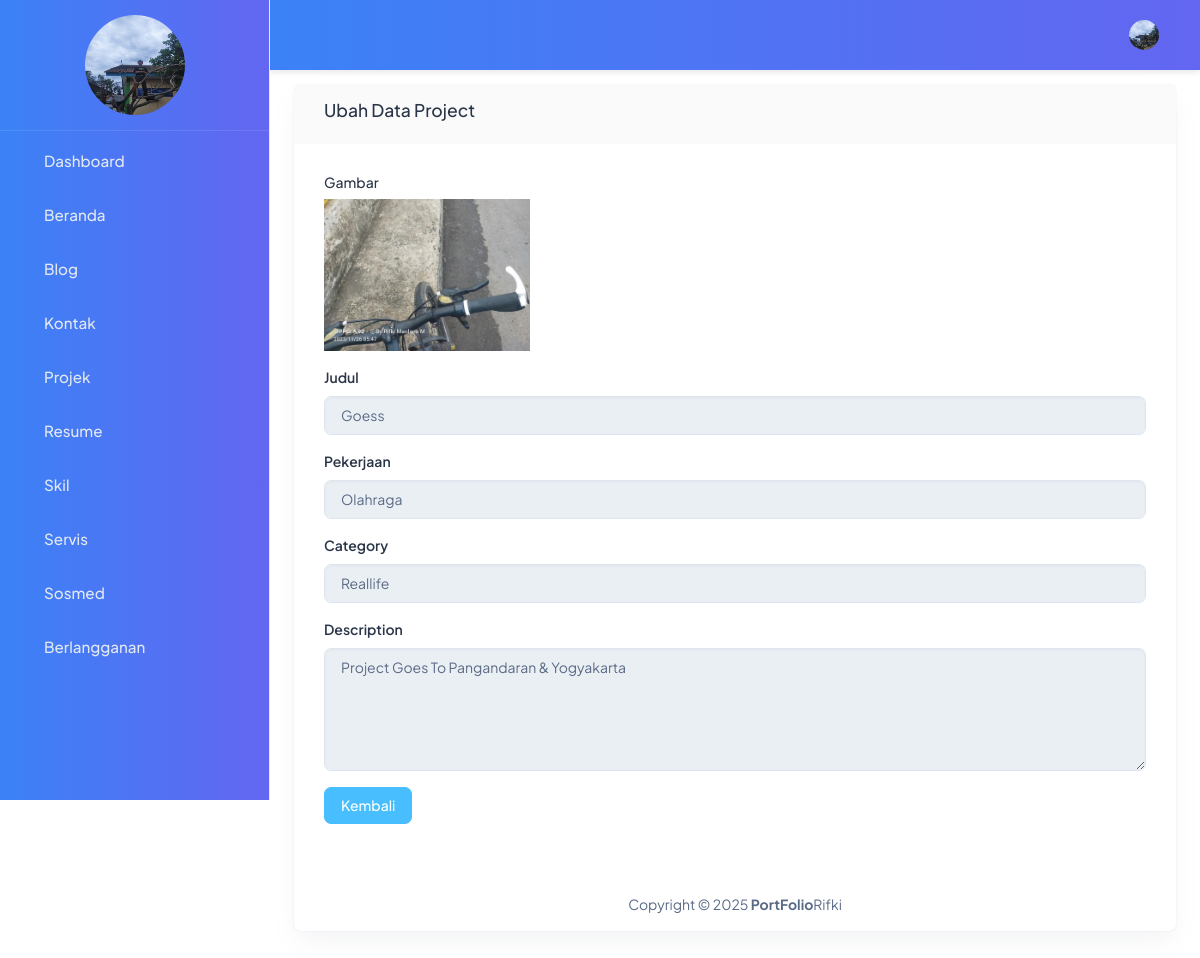
The app's page /backend/pages/project/detail.php?id=8 with its own data.
### tables this page shows
CREATE TABLE `abouts` (
  `id` bigint NOT NULL,
  `name` varchar(250) NOT NULL,
  `image` varchar(250) NOT NULL,
  `born` date NOT NULL,
  `zip_code` int NOT NULL,
  `email` varchar(250) NOT NULL,
  `phone` varchar(250) NOT NULL,
  `total_project` int NOT NULL,
  `work` varchar(250) NOT NULL,
  `address` varchar(250) NOT NULL,
  `description` text NOT NULL
);

CREATE TABLE `projects` (
  `id` bigint NOT NULL,
  `image` varchar(250) NOT NULL,
  `title` varchar(250) NOT NULL,
  `job` varchar(250) NOT NULL,
  `category` varchar(250) NOT NULL,
  `description` text NOT NULL
);

### backend/actions/project/show.php (called while the page is built, shortened)
<?php
    $id = $_GET['id'];
    $qSelect = "SELECT * FROM projects WHERE id='$id'";
    $result = mysqli_query($connect, $qSelect) or die(mysqli_error($connect));
    $project = $result->fetch_object();
    ?>

### backend/pages/project/detail.php (the view, shortened to what this page needs)
<?php
include '../../partials/header.php';
include '../../partials/sidebar.php';
include '../../partials/navbar.php';
?>
<div class="card-body">
    <div class="row">
        <div class="col-12">
            <div class="card">
                <div class="card-header">
                    <h5 class="text-capitalize">Ubah Data project</h5>
                </div>
                <div class="card-body text-capitalize">
                    <?php
                    include '../../actions/project/show.php';
                    ?>
                    <form>
                        <div class="mb-3">
                            <h6>Gambar</h6>
                            <img class="w-25" src="../../../storages/project/<?= $project->image ?>" alt="Gambar Profil">
                        </div>
                        <div class="mb-3">
                            <label for="titleInput" class="form-label">judul</label>
                            <input type="text" class="form-control text-capitalize" id="titleInput" value="<?= $project->title ?>" disabled>
                        </div>
                        <div class="mb-3">
                            <label for="jobInput" class="form-label">pekerjaan</label>
                            <input type="text" class="form-control text-capitalize" id="jobInput" value="<?= $project->job ?>" disabled>
                        </div>
                        <div class="mb-3">
                            <label for="categoryInput" class="form-label">category</label>
                            <input type="category" class="form-control text-capitalize" id="categoryInput" value="<?= $project->category ?>" disabled>
                        </div>
                        <div class="mb-3">
                            <label for="descriptionInput" class="form-label">description</label>
                            <textarea class="form-control text-capitalize" id="descriptionInput" rows="5" disabled><?= $project->description ?></textarea>
                        </div>
                        <a href="./index.php" class="btn btn-secondary">Kembali</a>
                    </form>
                </div>
                <?php
                include '../../partials/footer.php';
                ?>

### backend/partials/sidebar.php (shortened to what this page needs)
<?php
$abouts = "SELECT * FROM abouts LIMIT 1";
$result = mysqli_query($connect, $abouts) or die(mysqli_error($connect));
?>
<body>
  <div class="body-wrapper" id="main-wrapper" data-layout="vertical" data-navbarbg="skin6" data-sidebartype="full"
    data-sidebar-position="fixed" data-header-position="fixed">
    <aside class="left-sidebar">
      <div>
        <div class="brand-logo  align-items-center justify-content-between">
          <a href="./index.php" class="text-nowrap logo-img">
            <?php
            while ($item = $result->fetch_object()):
            ?>
              <tr>
                <td>
                  <img src="../../../storages/about/<?= $item->image ?>" alt="Gambar" width="100" height="100" class="d-block mx-auto rounded-circle">
                </td>
              </tr>
            <?php
            endwhile;
            ?>
          </a>
        </div>
        <nav class="sidebar-nav scroll-sidebar text-capitalize" data-simplebar="">
          <ul id="sidebarnav">
            <li class="sidebar-item">
              <a class="sidebar-link" href="../dashboard/index.php" aria-expanded="false">
                <span class="hide-menu">Dashboard</span>
              </a>
            </li>
            <li class="sidebar-item">
              <a class="sidebar-link" href="../about/index.php" aria-expanded="false">
                <span class="hide-menu">Beranda</span>
              </a>
            </li>
            <li class="sidebar-item">
              <a class="sidebar-link" href="../Blog/index.php" aria-expanded="false">
                <span class="hide-menu">Blog</span>
              </a>
            </li>
            <li class="sidebar-item">
              <a class="sidebar-link" href="../contact/index.php" aria-expanded="false">
                <span class="hide-menu">Kontak</span>
              </a>
            </li>
            <li class="sidebar-item">
              <a class="sidebar-link" href="../project/index.php" aria-expanded="false">
                <span class="hide-menu">Projek</span>
              </a>
            </li>
            <li class="sidebar-item">
              <a class="sidebar-link" href="../resume/index.php" aria-expanded="false">
                <span class="hide-menu">Resume</span>
              </a>
            </li>
            <li class="sidebar-item">
              <a class="sidebar-link" href="../skill/index.php" aria-expanded="false">
                <span class="hide-menu">Skil</span>
              </a>
            </li>
            <li class="sidebar-item">
              <a class="sidebar-link" href="../service/index.php" aria-expanded="false">
                <span class="hide-menu">Servis</span>
              </a>
            </li>
            <li class="sidebar-item">
              <a class="sidebar-link" href="../socmed/index.php" aria-expanded="false">
                <span class="hide-menu">Sosmed</span>
              </a>
            </li>
            <li class="sidebar-item">
              <a class="sidebar-link" href="../buletin/index.php" aria-expanded="false">
                <span class="hide-menu">Berlangganan</span>
              </a>
            </li>
          </ul>
        </nav>
      </div>
    </aside>

### backend/partials/navbar.php (shortened to what this page needs)
<?php
    $abouts = "SELECT * FROM abouts LIMIT 1";
    $result = mysqli_query($connect, $abouts) or die(mysqli_error($connect));
?>
<div class="body-wrapper">
    <header class="app-header" style="background: linear-gradient(to right, #3b82f6, #6366f1); box-shadow: 0 2px 6px rgba(0, 0, 0, 0.1);">
        <nav class="navbar navbar-expand-lg">
            <div class="navbar-collapse justify-content-end px-0" id="navbarNav">
                <ul class="navbar-nav flex-row ms-auto align-items-center justify-content-end">
                    <li class="nav-item dropdown">
                        <a class="nav-link nav-icon-hover" href="javascript:void(0)" id="drop2"
                            data-bs-toggle="dropdown" aria-expanded="false">
                            <?php
                            while($item =$result->fetch_object()):
                                ?>
                                <tr>
                                    <td>
                                        <img src="../../../storages/about/<?= $item->image?>" alt="Gambar" width="30" height="30" class="rounded-circle">
                                    </td>
                                </tr>
                                <?php
                                endwhile;
                                ?>
                        </a>
                    </li>
                </ul>
            </div>
        </nav>
    </header>
    <div class="container-fluid">

### backend/partials/sidebar.php (style rules this page uses)
.left-sidebar { background: linear-gradient(to right, #3b82f6, #6366f1) !important; box-shadow: 0 0 15px rgba(0, 0, 0, 0); transition: all 0.3s ease; height: 100vh; overflow-y: auto; }
.brand-logo { padding: 15px 20px; border-bottom: 1px solid rgba(255, 255, 255, 0.1); }
.logo-img img { transition: transform 0.3s; }
.sidebar-nav { padding: 10px 0; }
.sidebar-item { margin: 5px 0; }
.sidebar-link { color: #e2e8f0 !important; padding: 12px 20px !important; border-radius: 8px !important; transition: all 0.3s ease; display: flex; align-items: center; }
.hide-menu { font-size: 0.95rem; font-weight: 500; }
.scroll-sidebar { scrollbar-width: thin; scrollbar-color: #3b82f6 transparent; }

### records on screen
abouts: image (picture)
projects: image (picture), title "Goess", job "Olahraga", category "reallife", description "project goes to Pangandaran & Yogyakarta"
